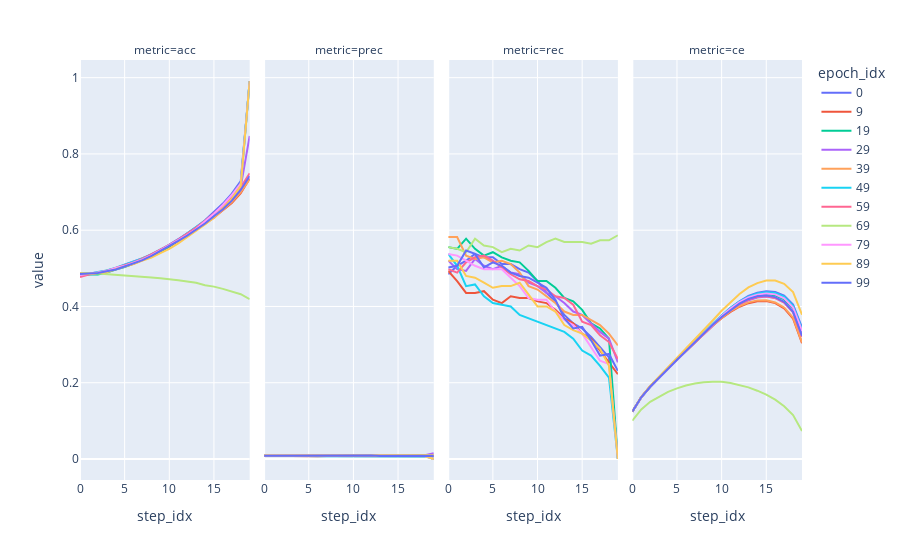

The notebook cell this image was saved under:
### Markdown cell above
# Gt_1_Gt

### Code cell
import plotly.express as px

fig = px.line(df_Gt_1_Gt_a, x="step_idx", y="value", color='epoch_idx', facet_col='metric')
fig.show()

### Figure 1 — Plotly figure (JSON) as saved in the notebook; plotly's stock layout.template omitted (floating-point values rounded to 4 significant figures)
{"data": [{"hovertemplate": "epoch_idx=0<br>metric=acc<br>step_idx=%{x}<br>value=%{y}<extra></extra>", "legendgroup": "0", "line": {"color": "#636efa", "dash": "solid"}, "marker": {"symbol": "circle"}, "mode": "lines", "name": "0", "orientation": "v", "showlegend": true, "type": "scatter", "x": [0, 1, 2, 3, 4, 5, 6, 7, 8, 9, 10, 11, 12, 13, 14, 15, 16, 17, 18, 19], "xaxis": "x", "y": [0.485, 0.4861, 0.4895, 0.493, 0.4993, 0.5068, 0.5134, 0.5226, 0.533, 0.546, 0.5599, 0.5747, 0.5907, 0.6073, 0.6261, 0.647, 0.6698, 0.6957, 0.7287, 0.9912], "yaxis": "y"}, {"hovertemplate": "epoch_idx=0<br>metric=prec<br>step_idx=%{x}<br>value=%{y}<extra></extra>", "legendgroup": "0", "line": {"color": "#636efa", "dash": "solid"}, "marker": {"symbol": "circle"}, "mode": "lines", "name": "0", "orientation": "v", "showlegend": false, "type": "scatter", "x": [0, 1, 2, 3, 4, 5, 6, 7, 8, 9, 10, 11, 12, 13, 14, 15, 16, 17, 18, 19], "xaxis": "x2", "y": [0.008275, 0.008667, 0.008949, 0.009313, 0.009277, 0.009419, 0.009231, 0.009409, 0.009373, 0.009472, 0.009336, 0.009029, 0.008912, 0.008505, 0.008418, 0.008592, 0.008603, 0.008577, 0.008774, 0], "yaxis": "y2"}, {"hovertemplate": "epoch_idx=0<br>metric=rec<br>step_idx=%{x}<br>value=%{y}<extra></extra>", "legendgroup": "0", "line": {"color": "#636efa", "dash": "solid"}, "marker": {"symbol": "circle"}, "mode": "lines", "name": "0", "orientation": "v", "showlegend": false, "type": "scatter", "x": [0, 1, 2, 3, 4, 5, 6, 7, 8, 9, 10, 11, 12, 13, 14, 15, 16, 17, 18, 19], "xaxis": "x3", "y": [0.4844, 0.5067, 0.52, 0.5378, 0.5289, 0.5289, 0.5111, 0.5111, 0.4978, 0.4889, 0.4667, 0.4356, 0.4133, 0.3778, 0.3556, 0.3422, 0.32, 0.2933, 0.2667, 0], "yaxis": "y3"}, {"hovertemplate": "epoch_idx=0<br>metric=ce<br>step_idx=%{x}<br>value=%{y}<extra></extra>", "legendgroup": "0", "line": {"color": "#636efa", "dash": "solid"}, "marker": {"symbol": "circle"}, "mode": "lines", "name": "0", "orientation": "v", "showlegend": false, "type": "scatter", "x": [0, 1, 2, 3, 4, 5, 6, 7, 8, 9, 10, 11, 12, 13, 14, 15, 16, 17, 18, 19], "xaxis": "x4", "y": [0.1241, 0.1614, 0.1891, 0.2134, 0.2367, 0.2594, 0.2829, 0.3066, 0.3301, 0.3536, 0.3757, 0.3962, 0.4137, 0.4277, 0.4363, 0.4396, 0.4378, 0.4283, 0.4052, 0.3448], "yaxis": "y4"}, {"hovertemplate": "epoch_idx=9<br>metric=acc<br>step_idx=%{x}<br>value=%{y}<extra></extra>", "legendgroup": "9", "line": {"color": "#EF553B", "dash": "solid"}, "marker": {"symbol": "circle"}, "mode": "lines", "name": "9", "orientation": "v", "showlegend": true, "type": "scatter", "x": [0, 1, 2, 3, 4, 5, 6, 7, 8, 9, 10, 11, 12, 13, 14, 15, 16, 17, 18, 19], "xaxis": "x", "y": [0.4877, 0.4858, 0.4883, 0.4904, 0.4983, 0.5056, 0.5119, 0.5213, 0.5321, 0.5439, 0.5571, 0.5728, 0.5872, 0.6018, 0.6171, 0.634, 0.6523, 0.6715, 0.6972, 0.7355], "yaxis": "y"}, {"hovertemplate": "epoch_idx=9<br>metric=prec<br>step_idx=%{x}<br>value=%{y}<extra></extra>", "legendgroup": "9", "line": {"color": "#EF553B", "dash": "solid"}, "marker": {"symbol": "circle"}, "mode": "lines", "name": "9", "orientation": "v", "showlegend": false, "type": "scatter", "x": [0, 1, 2, 3, 4, 5, 6, 7, 8, 9, 10, 11, 12, 13, 14, 15, 16, 17, 18, 19], "xaxis": "x2", "y": [0.008469, 0.007989, 0.0075, 0.007532, 0.007727, 0.007452, 0.007389, 0.007858, 0.007957, 0.008164, 0.008233, 0.008447, 0.008369, 0.008192, 0.008218, 0.007966, 0.008054, 0.007702, 0.007463, 0.007527], "yaxis": "y2"}, {"hovertemplate": "epoch_idx=9<br>metric=rec<br>step_idx=%{x}<br>value=%{y}<extra></extra>", "legendgroup": "9", "line": {"color": "#EF553B", "dash": "solid"}, "marker": {"symbol": "circle"}, "mode": "lines", "name": "9", "orientation": "v", "showlegend": false, "type": "scatter", "x": [0, 1, 2, 3, 4, 5, 6, 7, 8, 9, 10, 11, 12, 13, 14, 15, 16, 17, 18, 19], "xaxis": "x3", "y": [0.4933, 0.4667, 0.4356, 0.4356, 0.44, 0.4178, 0.4089, 0.4267, 0.4222, 0.4222, 0.4133, 0.4089, 0.3911, 0.3689, 0.3556, 0.3289, 0.3156, 0.2844, 0.2533, 0.2222], "yaxis": "y3"}, {"hovertemplate": "epoch_idx=9<br>metric=ce<br>step_idx=%{x}<br>value=%{y}<extra></extra>", "legendgroup": "9", "line": {"color": "#EF553B", "dash": "solid"}, "marker": {"symbol": "circle"}, "mode": "lines", "name": "9", "orientation": "v", "showlegend": false, "type": "scatter", "x": [0, 1, 2, 3, 4, 5, 6, 7, 8, 9, 10, 11, 12, 13, 14, 15, 16, 17, 18, 19], "xaxis": "x4", "y": [0.1245, 0.1624, 0.191, 0.2148, 0.2384, 0.2606, 0.283, 0.3054, 0.3282, 0.3496, 0.3693, 0.3859, 0.3994, 0.4087, 0.4139, 0.4142, 0.4087, 0.3952, 0.3681, 0.3037], "yaxis": "y4"}, {"hovertemplate": "epoch_idx=19<br>metric=acc<br>step_idx=%{x}<br>value=%{y}<extra></extra>", "legendgroup": "19", "line": {"color": "#00cc96", "dash": "solid"}, "marker": {"symbol": "circle"}, "mode": "lines", "name": "19", "orientation": "v", "showlegend": true, "type": "scatter", "x": [0, 1, 2, 3, 4, 5, 6, 7, 8, 9, 10, 11, 12, 13, 14, 15, 16, 17, 18, 19], "xaxis": "x", "y": [0.4809, 0.4836, 0.4836, 0.489, 0.4967, 0.5032, 0.5122, 0.5219, 0.5317, 0.5445, 0.5573, 0.5729, 0.5888, 0.6041, 0.6224, 0.6422, 0.6633, 0.6906, 0.723, 0.9912], "yaxis": "y"}, {"hovertemplate": "epoch_idx=19<br>metric=prec<br>step_idx=%{x}<br>value=%{y}<extra></extra>", "legendgroup": "19", "line": {"color": "#00cc96", "dash": "solid"}, "marker": {"symbol": "circle"}, "mode": "lines", "name": "19", "orientation": "v", "showlegend": false, "type": "scatter", "x": [0, 1, 2, 3, 4, 5, 6, 7, 8, 9, 10, 11, 12, 13, 14, 15, 16, 17, 18, 19], "xaxis": "x2", "y": [0.009392, 0.009368, 0.009812, 0.009466, 0.009305, 0.009582, 0.009522, 0.009556, 0.009673, 0.009525, 0.009281, 0.00962, 0.009619, 0.00941, 0.009662, 0.009663, 0.009355, 0.009814, 0.01014, 0], "yaxis": "y2"}, {"hovertemplate": "epoch_idx=19<br>metric=rec<br>step_idx=%{x}<br>value=%{y}<extra></extra>", "legendgroup": "19", "line": {"color": "#00cc96", "dash": "solid"}, "marker": {"symbol": "circle"}, "mode": "lines", "name": "19", "orientation": "v", "showlegend": false, "type": "scatter", "x": [0, 1, 2, 3, 4, 5, 6, 7, 8, 9, 10, 11, 12, 13, 14, 15, 16, 17, 18, 19], "xaxis": "x3", "y": [0.5556, 0.5511, 0.5778, 0.5511, 0.5333, 0.5422, 0.5289, 0.52, 0.5156, 0.4933, 0.4667, 0.4667, 0.4489, 0.4222, 0.4133, 0.3911, 0.3556, 0.3422, 0.3156, 0], "yaxis": "y3"}, {"hovertemplate": "epoch_idx=19<br>metric=ce<br>step_idx=%{x}<br>value=%{y}<extra></extra>", "legendgroup": "19", "line": {"color": "#00cc96", "dash": "solid"}, "marker": {"symbol": "circle"}, "mode": "lines", "name": "19", "orientation": "v", "showlegend": false, "type": "scatter", "x": [0, 1, 2, 3, 4, 5, 6, 7, 8, 9, 10, 11, 12, 13, 14, 15, 16, 17, 18, 19], "xaxis": "x4", "y": [0.1243, 0.1617, 0.1894, 0.2139, 0.2375, 0.2609, 0.2845, 0.3079, 0.3305, 0.353, 0.375, 0.394, 0.4097, 0.4218, 0.4287, 0.4319, 0.4291, 0.4185, 0.395, 0.3347], "yaxis": "y4"}, {"hovertemplate": "epoch_idx=29<br>metric=acc<br>step_idx=%{x}<br>value=%{y}<extra></extra>", "legendgroup": "29", "line": {"color": "#ab63fa", "dash": "solid"}, "marker": {"symbol": "circle"}, "mode": "lines", "name": "29", "orientation": "v", "showlegend": true, "type": "scatter", "x": [0, 1, 2, 3, 4, 5, 6, 7, 8, 9, 10, 11, 12, 13, 14, 15, 16, 17, 18, 19], "xaxis": "x", "y": [0.4875, 0.4849, 0.4879, 0.4938, 0.5, 0.5097, 0.5177, 0.5268, 0.5366, 0.5472, 0.5622, 0.576, 0.5899, 0.6055, 0.6227, 0.6415, 0.6614, 0.6854, 0.7137, 0.8473], "yaxis": "y"}, {"hovertemplate": "epoch_idx=29<br>metric=prec<br>step_idx=%{x}<br>value=%{y}<extra></extra>", "legendgroup": "29", "line": {"color": "#ab63fa", "dash": "solid"}, "marker": {"symbol": "circle"}, "mode": "lines", "name": "29", "orientation": "v", "showlegend": false, "type": "scatter", "x": [0, 1, 2, 3, 4, 5, 6, 7, 8, 9, 10, 11, 12, 13, 14, 15, 16, 17, 18, 19], "xaxis": "x2", "y": [0.008914, 0.008497, 0.008473, 0.009102, 0.008907, 0.008928, 0.009235, 0.009088, 0.009198, 0.008989, 0.009121, 0.009056, 0.009176, 0.009151, 0.009059, 0.009321, 0.009303, 0.009404, 0.009801, 0.01501], "yaxis": "y2"}, {"hovertemplate": "epoch_idx=29<br>metric=rec<br>step_idx=%{x}<br>value=%{y}<extra></extra>", "legendgroup": "29", "line": {"color": "#ab63fa", "dash": "solid"}, "marker": {"symbol": "circle"}, "mode": "lines", "name": "29", "orientation": "v", "showlegend": false, "type": "scatter", "x": [0, 1, 2, 3, 4, 5, 6, 7, 8, 9, 10, 11, 12, 13, 14, 15, 16, 17, 18, 19], "xaxis": "x3", "y": [0.52, 0.4978, 0.4933, 0.5244, 0.5067, 0.4978, 0.5067, 0.4889, 0.4844, 0.4622, 0.4533, 0.4356, 0.4267, 0.4089, 0.3867, 0.3778, 0.3556, 0.3333, 0.3156, 0.2533], "yaxis": "y3"}, {"hovertemplate": "epoch_idx=29<br>metric=ce<br>step_idx=%{x}<br>value=%{y}<extra></extra>", "legendgroup": "29", "line": {"color": "#ab63fa", "dash": "solid"}, "marker": {"symbol": "circle"}, "mode": "lines", "name": "29", "orientation": "v", "showlegend": false, "type": "scatter", "x": [0, 1, 2, 3, 4, 5, 6, 7, 8, 9, 10, 11, 12, 13, 14, 15, 16, 17, 18, 19], "xaxis": "x4", "y": [0.1239, 0.1616, 0.1896, 0.2143, 0.2379, 0.2608, 0.2833, 0.3062, 0.3292, 0.3516, 0.3719, 0.3902, 0.4055, 0.4162, 0.4232, 0.4258, 0.4221, 0.4108, 0.3859, 0.3235], "yaxis": "y4"}, {"hovertemplate": "epoch_idx=39<br>metric=acc<br>step_idx=%{x}<br>value=%{y}<extra></extra>", "legendgroup": "39", "line": {"color": "#FFA15A", "dash": "solid"}, "marker": {"symbol": "circle"}, "mode": "lines", "name": "39", "orientation": "v", "showlegend": true, "type": "scatter", "x": [0, 1, 2, 3, 4, 5, 6, 7, 8, 9, 10, 11, 12, 13, 14, 15, 16, 17, 18, 19], "xaxis": "x", "y": [0.4853, 0.4846, 0.4885, 0.4938, 0.5008, 0.5057, 0.5154, 0.5264, 0.5351, 0.5462, 0.5602, 0.5744, 0.5886, 0.601, 0.6165, 0.6319, 0.6522, 0.6736, 0.7001, 0.7335], "yaxis": "y"}, {"hovertemplate": "epoch_idx=39<br>metric=prec<br>step_idx=%{x}<br>value=%{y}<extra></extra>", "legendgroup": "39", "line": {"color": "#FFA15A", "dash": "solid"}, "marker": {"symbol": "circle"}, "mode": "lines", "name": "39", "orientation": "v", "showlegend": false, "type": "scatter", "x": [0, 1, 2, 3, 4, 5, 6, 7, 8, 9, 10, 11, 12, 13, 14, 15, 16, 17, 18, 19], "xaxis": "x2", "y": [0.009917, 0.009905, 0.009156, 0.009102, 0.009306, 0.009166, 0.009428, 0.009485, 0.009251, 0.008798, 0.008906, 0.008841, 0.008772, 0.008563, 0.008709, 0.009075, 0.009277, 0.009534, 0.009738, 0.009955], "yaxis": "y2"}, {"hovertemplate": "epoch_idx=39<br>metric=rec<br>step_idx=%{x}<br>value=%{y}<extra></extra>", "legendgroup": "39", "line": {"color": "#FFA15A", "dash": "solid"}, "marker": {"symbol": "circle"}, "mode": "lines", "name": "39", "orientation": "v", "showlegend": false, "type": "scatter", "x": [0, 1, 2, 3, 4, 5, 6, 7, 8, 9, 10, 11, 12, 13, 14, 15, 16, 17, 18, 19], "xaxis": "x3", "y": [0.5822, 0.5822, 0.5333, 0.5244, 0.5289, 0.5156, 0.52, 0.5111, 0.4889, 0.4533, 0.4444, 0.4267, 0.4089, 0.3867, 0.3778, 0.3778, 0.3644, 0.3511, 0.3289, 0.2978], "yaxis": "y3"}, {"hovertemplate": "epoch_idx=39<br>metric=ce<br>step_idx=%{x}<br>value=%{y}<extra></extra>", "legendgroup": "39", "line": {"color": "#FFA15A", "dash": "solid"}, "marker": {"symbol": "circle"}, "mode": "lines", "name": "39", "orientation": "v", "showlegend": false, "type": "scatter", "x": [0, 1, 2, 3, 4, 5, 6, 7, 8, 9, 10, 11, 12, 13, 14, 15, 16, 17, 18, 19], "xaxis": "x4", "y": [0.1241, 0.1624, 0.191, 0.2149, 0.2378, 0.2602, 0.2825, 0.3053, 0.3279, 0.3497, 0.3702, 0.3877, 0.401, 0.4107, 0.4159, 0.4164, 0.4105, 0.3974, 0.3706, 0.3057], "yaxis": "y4"}, {"hovertemplate": "epoch_idx=49<br>metric=acc<br>step_idx=%{x}<br>value=%{y}<extra></extra>", "legendgroup": "49", "line": {"color": "#19d3f3", "dash": "solid"}, "marker": {"symbol": "circle"}, "mode": "lines", "name": "49", "orientation": "v", "showlegend": true, "type": "scatter", "x": [0, 1, 2, 3, 4, 5, 6, 7, 8, 9, 10, 11, 12, 13, 14, 15, 16, 17, 18, 19], "xaxis": "x", "y": [0.482, 0.4846, 0.4902, 0.4945, 0.5015, 0.5092, 0.5175, 0.5262, 0.5375, 0.5493, 0.5615, 0.5756, 0.5917, 0.6076, 0.6242, 0.6418, 0.6643, 0.6882, 0.7189, 0.9912], "yaxis": "y"}, {"hovertemplate": "epoch_idx=49<br>metric=prec<br>step_idx=%{x}<br>value=%{y}<extra></extra>", "legendgroup": "49", "line": {"color": "#19d3f3", "dash": "solid"}, "marker": {"symbol": "circle"}, "mode": "lines", "name": "49", "orientation": "v", "showlegend": false, "type": "scatter", "x": [0, 1, 2, 3, 4, 5, 6, 7, 8, 9, 10, 11, 12, 13, 14, 15, 16, 17, 18, 19], "xaxis": "x2", "y": [0.009117, 0.008641, 0.007831, 0.007973, 0.007545, 0.007349, 0.007396, 0.00745, 0.007214, 0.007232, 0.007259, 0.00732, 0.007419, 0.007524, 0.007446, 0.007056, 0.007186, 0.006995, 0.006794, 0], "yaxis": "y2"}, {"hovertemplate": "epoch_idx=49<br>metric=rec<br>step_idx=%{x}<br>value=%{y}<extra></extra>", "legendgroup": "49", "line": {"color": "#19d3f3", "dash": "solid"}, "marker": {"symbol": "circle"}, "mode": "lines", "name": "49", "orientation": "v", "showlegend": false, "type": "scatter", "x": [0, 1, 2, 3, 4, 5, 6, 7, 8, 9, 10, 11, 12, 13, 14, 15, 16, 17, 18, 19], "xaxis": "x3", "y": [0.5378, 0.5067, 0.4533, 0.4578, 0.4267, 0.4089, 0.4044, 0.4, 0.3778, 0.3689, 0.36, 0.3511, 0.3422, 0.3333, 0.3156, 0.2844, 0.2711, 0.2444, 0.2133, 0], "yaxis": "y3"}, {"hovertemplate": "epoch_idx=49<br>metric=ce<br>step_idx=%{x}<br>value=%{y}<extra></extra>", "legendgroup": "49", "line": {"color": "#19d3f3", "dash": "solid"}, "marker": {"symbol": "circle"}, "mode": "lines", "name": "49", "orientation": "v", "showlegend": false, "type": "scatter", "x": [0, 1, 2, 3, 4, 5, 6, 7, 8, 9, 10, 11, 12, 13, 14, 15, 16, 17, 18, 19], "xaxis": "x4", "y": [0.1239, 0.162, 0.1904, 0.2147, 0.238, 0.2614, 0.2848, 0.3087, 0.3323, 0.3548, 0.3765, 0.3964, 0.413, 0.4258, 0.4342, 0.4375, 0.4353, 0.4256, 0.4019, 0.3404], "yaxis": "y4"}, {"hovertemplate": "epoch_idx=59<br>metric=acc<br>step_idx=%{x}<br>value=%{y}<extra></extra>", "legendgroup": "59", "line": {"color": "#FF6692", "dash": "solid"}, "marker": {"symbol": "circle"}, "mode": "lines", "name": "59", "orientation": "v", "showlegend": true, "type": "scatter", "x": [0, 1, 2, 3, 4, 5, 6, 7, 8, 9, 10, 11, 12, 13, 14, 15, 16, 17, 18, 19], "xaxis": "x", "y": [0.4774, 0.484, 0.4882, 0.4927, 0.5012, 0.5083, 0.5157, 0.525, 0.5365, 0.5482, 0.5616, 0.575, 0.5903, 0.6069, 0.6245, 0.6431, 0.6632, 0.6854, 0.7127, 0.7494], "yaxis": "y"}, {"hovertemplate": "epoch_idx=59<br>metric=prec<br>step_idx=%{x}<br>value=%{y}<extra></extra>", "legendgroup": "59", "line": {"color": "#FF6692", "dash": "solid"}, "marker": {"symbol": "circle"}, "mode": "lines", "name": "59", "orientation": "v", "showlegend": false, "type": "scatter", "x": [0, 1, 2, 3, 4, 5, 6, 7, 8, 9, 10, 11, 12, 13, 14, 15, 16, 17, 18, 19], "xaxis": "x2", "y": [0.008374, 0.008333, 0.008852, 0.009157, 0.009389, 0.009292, 0.009117, 0.008971, 0.008946, 0.009092, 0.009109, 0.009217, 0.009185, 0.009475, 0.009513, 0.00893, 0.009238, 0.009156, 0.009498, 0.009355], "yaxis": "y2"}, {"hovertemplate": "epoch_idx=59<br>metric=rec<br>step_idx=%{x}<br>value=%{y}<extra></extra>", "legendgroup": "59", "line": {"color": "#FF6692", "dash": "solid"}, "marker": {"symbol": "circle"}, "mode": "lines", "name": "59", "orientation": "v", "showlegend": false, "type": "scatter", "x": [0, 1, 2, 3, 4, 5, 6, 7, 8, 9, 10, 11, 12, 13, 14, 15, 16, 17, 18, 19], "xaxis": "x3", "y": [0.4978, 0.4889, 0.5156, 0.5289, 0.5333, 0.52, 0.5022, 0.4844, 0.4711, 0.4667, 0.4533, 0.4444, 0.4267, 0.4222, 0.4044, 0.36, 0.3511, 0.3244, 0.3067, 0.2622], "yaxis": "y3"}, {"hovertemplate": "epoch_idx=59<br>metric=ce<br>step_idx=%{x}<br>value=%{y}<extra></extra>", "legendgroup": "59", "line": {"color": "#FF6692", "dash": "solid"}, "marker": {"symbol": "circle"}, "mode": "lines", "name": "59", "orientation": "v", "showlegend": false, "type": "scatter", "x": [0, 1, 2, 3, 4, 5, 6, 7, 8, 9, 10, 11, 12, 13, 14, 15, 16, 17, 18, 19], "xaxis": "x4", "y": [0.1244, 0.162, 0.1895, 0.2141, 0.2375, 0.2606, 0.284, 0.3066, 0.3299, 0.3524, 0.3726, 0.3912, 0.4065, 0.418, 0.4247, 0.4265, 0.4223, 0.4101, 0.3845, 0.3203], "yaxis": "y4"}, {"hovertemplate": "epoch_idx=69<br>metric=acc<br>step_idx=%{x}<br>value=%{y}<extra></extra>", "legendgroup": "69", "line": {"color": "#B6E880", "dash": "solid"}, "marker": {"symbol": "circle"}, "mode": "lines", "name": "69", "orientation": "v", "showlegend": true, "type": "scatter", "x": [0, 1, 2, 3, 4, 5, 6, 7, 8, 9, 10, 11, 12, 13, 14, 15, 16, 17, 18, 19], "xaxis": "x", "y": [0.4871, 0.4878, 0.4864, 0.4849, 0.4827, 0.4815, 0.4805, 0.4789, 0.476, 0.474, 0.472, 0.4686, 0.4652, 0.462, 0.4557, 0.452, 0.4462, 0.4395, 0.4322, 0.4189], "yaxis": "y"}, {"hovertemplate": "epoch_idx=69<br>metric=prec<br>step_idx=%{x}<br>value=%{y}<extra></extra>", "legendgroup": "69", "line": {"color": "#B6E880", "dash": "solid"}, "marker": {"symbol": "circle"}, "mode": "lines", "name": "69", "orientation": "v", "showlegend": false, "type": "scatter", "x": [0, 1, 2, 3, 4, 5, 6, 7, 8, 9, 10, 11, 12, 13, 14, 15, 16, 17, 18, 19], "xaxis": "x2", "y": [0.009505, 0.009444, 0.009268, 0.009835, 0.009499, 0.009402, 0.009164, 0.009282, 0.009159, 0.009341, 0.009235, 0.009392, 0.009475, 0.009276, 0.00917, 0.009108, 0.008942, 0.008973, 0.008857, 0.008854], "yaxis": "y2"}, {"hovertemplate": "epoch_idx=69<br>metric=rec<br>step_idx=%{x}<br>value=%{y}<extra></extra>", "legendgroup": "69", "line": {"color": "#B6E880", "dash": "solid"}, "marker": {"symbol": "circle"}, "mode": "lines", "name": "69", "orientation": "v", "showlegend": false, "type": "scatter", "x": [0, 1, 2, 3, 4, 5, 6, 7, 8, 9, 10, 11, 12, 13, 14, 15, 16, 17, 18, 19], "xaxis": "x3", "y": [0.5556, 0.5511, 0.5422, 0.5778, 0.56, 0.5556, 0.5422, 0.5511, 0.5467, 0.56, 0.5556, 0.5689, 0.5778, 0.5689, 0.5689, 0.5689, 0.5644, 0.5733, 0.5733, 0.5867], "yaxis": "y3"}, {"hovertemplate": "epoch_idx=69<br>metric=ce<br>step_idx=%{x}<br>value=%{y}<extra></extra>", "legendgroup": "69", "line": {"color": "#B6E880", "dash": "solid"}, "marker": {"symbol": "circle"}, "mode": "lines", "name": "69", "orientation": "v", "showlegend": false, "type": "scatter", "x": [0, 1, 2, 3, 4, 5, 6, 7, 8, 9, 10, 11, 12, 13, 14, 15, 16, 17, 18, 19], "xaxis": "x4", "y": [0.1003, 0.1298, 0.1499, 0.1638, 0.1759, 0.1853, 0.1926, 0.1977, 0.2014, 0.2026, 0.2023, 0.1993, 0.194, 0.1879, 0.1791, 0.1687, 0.1555, 0.1384, 0.1152, 0.07335], "yaxis": "y4"}, {"hovertemplate": "epoch_idx=79<br>metric=acc<br>step_idx=%{x}<br>value=%{y}<extra></extra>", "legendgroup": "79", "line": {"color": "#FF97FF", "dash": "solid"}, "marker": {"symbol": "circle"}, "mode": "lines", "name": "79", "orientation": "v", "showlegend": true, "type": "scatter", "x": [0, 1, 2, 3, 4, 5, 6, 7, 8, 9, 10, 11, 12, 13, 14, 15, 16, 17, 18, 19], "xaxis": "x", "y": [0.4824, 0.4852, 0.489, 0.4929, 0.5008, 0.5065, 0.514, 0.5235, 0.5337, 0.5467, 0.5599, 0.5726, 0.5871, 0.6031, 0.6226, 0.643, 0.666, 0.6922, 0.7229, 0.9912], "yaxis": "y"}, {"hovertemplate": "epoch_idx=79<br>metric=prec<br>step_idx=%{x}<br>value=%{y}<extra></extra>", "legendgroup": "79", "line": {"color": "#FF97FF", "dash": "solid"}, "marker": {"symbol": "circle"}, "mode": "lines", "name": "79", "orientation": "v", "showlegend": false, "type": "scatter", "x": [0, 1, 2, 3, 4, 5, 6, 7, 8, 9, 10, 11, 12, 13, 14, 15, 16, 17, 18, 19], "xaxis": "x2", "y": [0.009124, 0.009098, 0.00894, 0.008783, 0.008768, 0.008869, 0.009007, 0.008782, 0.008563, 0.008214, 0.008373, 0.008624, 0.008274, 0.008121, 0.008236, 0.008168, 0.007807, 0.007467, 0.008024, 0], "yaxis": "y2"}, {"hovertemplate": "epoch_idx=79<br>metric=rec<br>step_idx=%{x}<br>value=%{y}<extra></extra>", "legendgroup": "79", "line": {"color": "#FF97FF", "dash": "solid"}, "marker": {"symbol": "circle"}, "mode": "lines", "name": "79", "orientation": "v", "showlegend": false, "type": "scatter", "x": [0, 1, 2, 3, 4, 5, 6, 7, 8, 9, 10, 11, 12, 13, 14, 15, 16, 17, 18, 19], "xaxis": "x3", "y": [0.5378, 0.5333, 0.52, 0.5067, 0.4978, 0.4978, 0.4978, 0.4756, 0.4533, 0.4222, 0.4178, 0.4178, 0.3867, 0.3644, 0.3511, 0.3289, 0.2933, 0.2578, 0.2489, 0], "yaxis": "y3"}, {"hovertemplate": "epoch_idx=79<br>metric=ce<br>step_idx=%{x}<br>value=%{y}<extra></extra>", "legendgroup": "79", "line": {"color": "#FF97FF", "dash": "solid"}, "marker": {"symbol": "circle"}, "mode": "lines", "name": "79", "orientation": "v", "showlegend": false, "type": "scatter", "x": [0, 1, 2, 3, 4, 5, 6, 7, 8, 9, 10, 11, 12, 13, 14, 15, 16, 17, 18, 19], "xaxis": "x4", "y": [0.1237, 0.1619, 0.1902, 0.2148, 0.2373, 0.2607, 0.2837, 0.3067, 0.3307, 0.3535, 0.3751, 0.3948, 0.4111, 0.4236, 0.4311, 0.434, 0.4317, 0.4215, 0.3968, 0.3359], "yaxis": "y4"}, {"hovertemplate": "epoch_idx=89<br>metric=acc<br>step_idx=%{x}<br>value=%{y}<extra></extra>", "legendgroup": "89", "line": {"color": "#FECB52", "dash": "solid"}, "marker": {"symbol": "circle"}, "mode": "lines", "name": "89", "orientation": "v", "showlegend": true, "type": "scatter", "x": [0, 1, 2, 3, 4, 5, 6, 7, 8, 9, 10, 11, 12, 13, 14, 15, 16, 17, 18, 19], "xaxis": "x", "y": [0.4867, 0.485, 0.4876, 0.4899, 0.4975, 0.5037, 0.5114, 0.5203, 0.5281, 0.54, 0.5507, 0.5654, 0.5814, 0.5974, 0.6148, 0.6334, 0.657, 0.6829, 0.7162, 0.9912], "yaxis": "y"}, {"hovertemplate": "epoch_idx=89<br>metric=prec<br>step_idx=%{x}<br>value=%{y}<extra></extra>", "legendgroup": "89", "line": {"color": "#FECB52", "dash": "solid"}, "marker": {"symbol": "circle"}, "mode": "lines", "name": "89", "orientation": "v", "showlegend": false, "type": "scatter", "x": [0, 1, 2, 3, 4, 5, 6, 7, 8, 9, 10, 11, 12, 13, 14, 15, 16, 17, 18, 19], "xaxis": "x2", "y": [0.008901, 0.008872, 0.008241, 0.008204, 0.008098, 0.007967, 0.00817, 0.008324, 0.008624, 0.008262, 0.007859, 0.008124, 0.008161, 0.007719, 0.007768, 0.007953, 0.008052, 0.008105, 0.007694, 0], "yaxis": "y2"}, {"hovertemplate": "epoch_idx=89<br>metric=rec<br>step_idx=%{x}<br>value=%{y}<extra></extra>", "legendgroup": "89", "line": {"color": "#FECB52", "dash": "solid"}, "marker": {"symbol": "circle"}, "mode": "lines", "name": "89", "orientation": "v", "showlegend": false, "type": "scatter", "x": [0, 1, 2, 3, 4, 5, 6, 7, 8, 9, 10, 11, 12, 13, 14, 15, 16, 17, 18, 19], "xaxis": "x3", "y": [0.52, 0.52, 0.48, 0.4756, 0.4622, 0.4489, 0.4533, 0.4533, 0.4622, 0.4311, 0.4, 0.4, 0.3867, 0.3511, 0.3378, 0.3289, 0.3111, 0.2889, 0.2444, 0], "yaxis": "y3"}, {"hovertemplate": "epoch_idx=89<br>metric=ce<br>step_idx=%{x}<br>value=%{y}<extra></extra>", "legendgroup": "89", "line": {"color": "#FECB52", "dash": "solid"}, "marker": {"symbol": "circle"}, "mode": "lines", "name": "89", "orientation": "v", "showlegend": false, "type": "scatter", "x": [0, 1, 2, 3, 4, 5, 6, 7, 8, 9, 10, 11, 12, 13, 14, 15, 16, 17, 18, 19], "xaxis": "x4", "y": [0.1239, 0.1622, 0.1914, 0.2159, 0.2397, 0.2632, 0.2876, 0.3124, 0.3372, 0.3632, 0.3888, 0.4121, 0.4329, 0.4501, 0.4613, 0.4678, 0.4682, 0.4595, 0.4377, 0.3785], "yaxis": "y4"}, {"hovertemplate": "epoch_idx=99<br>metric=acc<br>step_idx=%{x}<br>value=%{y}<extra></extra>", "legendgroup": "99", "line": {"color": "#636efa", "dash": "solid"}, "marker": {"symbol": "circle"}, "mode": "lines", "name": "99", "orientation": "v", "showlegend": true, "type": "scatter", "x": [0, 1, 2, 3, 4, 5, 6, 7, 8, 9, 10, 11, 12, 13, 14, 15, 16, 17, 18, 19], "xaxis": "x", "y": [0.4853, 0.4857, 0.4878, 0.4922, 0.4968, 0.5048, 0.5123, 0.5214, 0.5328, 0.5451, 0.5578, 0.5717, 0.5856, 0.601, 0.6174, 0.6364, 0.6547, 0.6775, 0.7055, 0.7421], "yaxis": "y"}, {"hovertemplate": "epoch_idx=99<br>metric=prec<br>step_idx=%{x}<br>value=%{y}<extra></extra>", "legendgroup": "99", "line": {"color": "#636efa", "dash": "solid"}, "marker": {"symbol": "circle"}, "mode": "lines", "name": "99", "orientation": "v", "showlegend": false, "type": "scatter", "x": [0, 1, 2, 3, 4, 5, 6, 7, 8, 9, 10, 11, 12, 13, 14, 15, 16, 17, 18, 19], "xaxis": "x2", "y": [0.008579, 0.008659, 0.009369, 0.009298, 0.008775, 0.009148, 0.009131, 0.008985, 0.009039, 0.0092, 0.009204, 0.009235, 0.008895, 0.008175, 0.007922, 0.008444, 0.007999, 0.007484, 0.008339, 0.008025], "yaxis": "y2"}, {"hovertemplate": "epoch_idx=99<br>metric=rec<br>step_idx=%{x}<br>value=%{y}<extra></extra>", "legendgroup": "99", "line": {"color": "#636efa", "dash": "solid"}, "marker": {"symbol": "circle"}, "mode": "lines", "name": "99", "orientation": "v", "showlegend": false, "type": "scatter", "x": [0, 1, 2, 3, 4, 5, 6, 7, 8, 9, 10, 11, 12, 13, 14, 15, 16, 17, 18, 19], "xaxis": "x3", "y": [0.5022, 0.5067, 0.5467, 0.5378, 0.5022, 0.5156, 0.5067, 0.4889, 0.48, 0.4756, 0.4622, 0.4489, 0.4178, 0.3689, 0.3422, 0.3467, 0.3111, 0.2711, 0.2756, 0.2311], "yaxis": "y3"}, {"hovertemplate": "epoch_idx=99<br>metric=ce<br>step_idx=%{x}<br>value=%{y}<extra></extra>", "legendgroup": "99", "line": {"color": "#636efa", "dash": "solid"}, "marker": {"symbol": "circle"}, "mode": "lines", "name": "99", "orientation": "v", "showlegend": false, "type": "scatter", "x": [0, 1, 2, 3, 4, 5, 6, 7, 8, 9, 10, 11, 12, 13, 14, 15, 16, 17, 18, 19], "xaxis": "x4", "y": [0.1239, 0.162, 0.1895, 0.2139, 0.2374, 0.2602, 0.2832, 0.3066, 0.3297, 0.3519, 0.3726, 0.3913, 0.4075, 0.4196, 0.4265, 0.4286, 0.4245, 0.4122, 0.3861, 0.3226], "yaxis": "y4"}], "layout": {"annotations": [{"font": {}, "showarrow": false, "text": "metric=acc", "x": 0.1175, "xanchor": "center", "xref": "paper", "y": 1, "yanchor": "bottom", "yref": "paper"}, {"font": {}, "showarrow": false, "text": "metric=prec", "x": 0.3725, "xanchor": "center", "xref": "paper", "y": 1, "yanchor": "bottom", "yref": "paper"}, {"font": {}, "showarrow": false, "text": "metric=rec", "x": 0.6275, "xanchor": "center", "xref": "paper", "y": 1, "yanchor": "bottom", "yref": "paper"}, {"font": {}, "showarrow": false, "text": "metric=ce", "x": 0.8825, "xanchor": "center", "xref": "paper", "y": 1, "yanchor": "bottom", "yref": "paper"}], "autosize": true, "legend": {"title": {"text": "epoch_idx"}, "tracegroupgap": 0}, "margin": {"t": 60}, "xaxis": {"anchor": "y", "autorange": true, "domain": [0, 0.235], "range": [0, 19], "title": {"text": "step_idx"}, "type": "linear"}, "xaxis2": {"anchor": "y2", "autorange": true, "domain": [0.255, 0.49], "matches": "x", "range": [0, 19], "title": {"text": "step_idx"}, "type": "linear"}, "xaxis3": {"anchor": "y3", "autorange": true, "domain": [0.51, 0.745], "matches": "x", "range": [0, 19], "title": {"text": "step_idx"}, "type": "linear"}, "xaxis4": {"anchor": "y4", "autorange": true, "domain": [0.765, 1.0], "matches": "x", "range": [0, 19], "title": {"text": "step_idx"}, "type": "linear"}, "yaxis": {"anchor": "x", "autorange": true, "domain": [0, 1], "range": [-0.05507, 1.046], "title": {"text": "value"}, "type": "linear"}, "yaxis2": {"anchor": "x2", "autorange": true, "domain": [0, 1], "matches": "y", "range": [-0.05507, 1.046], "showticklabels": false, "type": "linear"}, "yaxis3": {"anchor": "x3", "autorange": true, "domain": [0, 1], "matches": "y", "range": [-0.05507, 1.046], "showticklabels": false, "type": "linear"}, "yaxis4": {"anchor": "x4", "autorange": true, "domain": [0, 1], "matches": "y", "range": [-0.05507, 1.046], "showticklabels": false, "type": "linear"}}}
